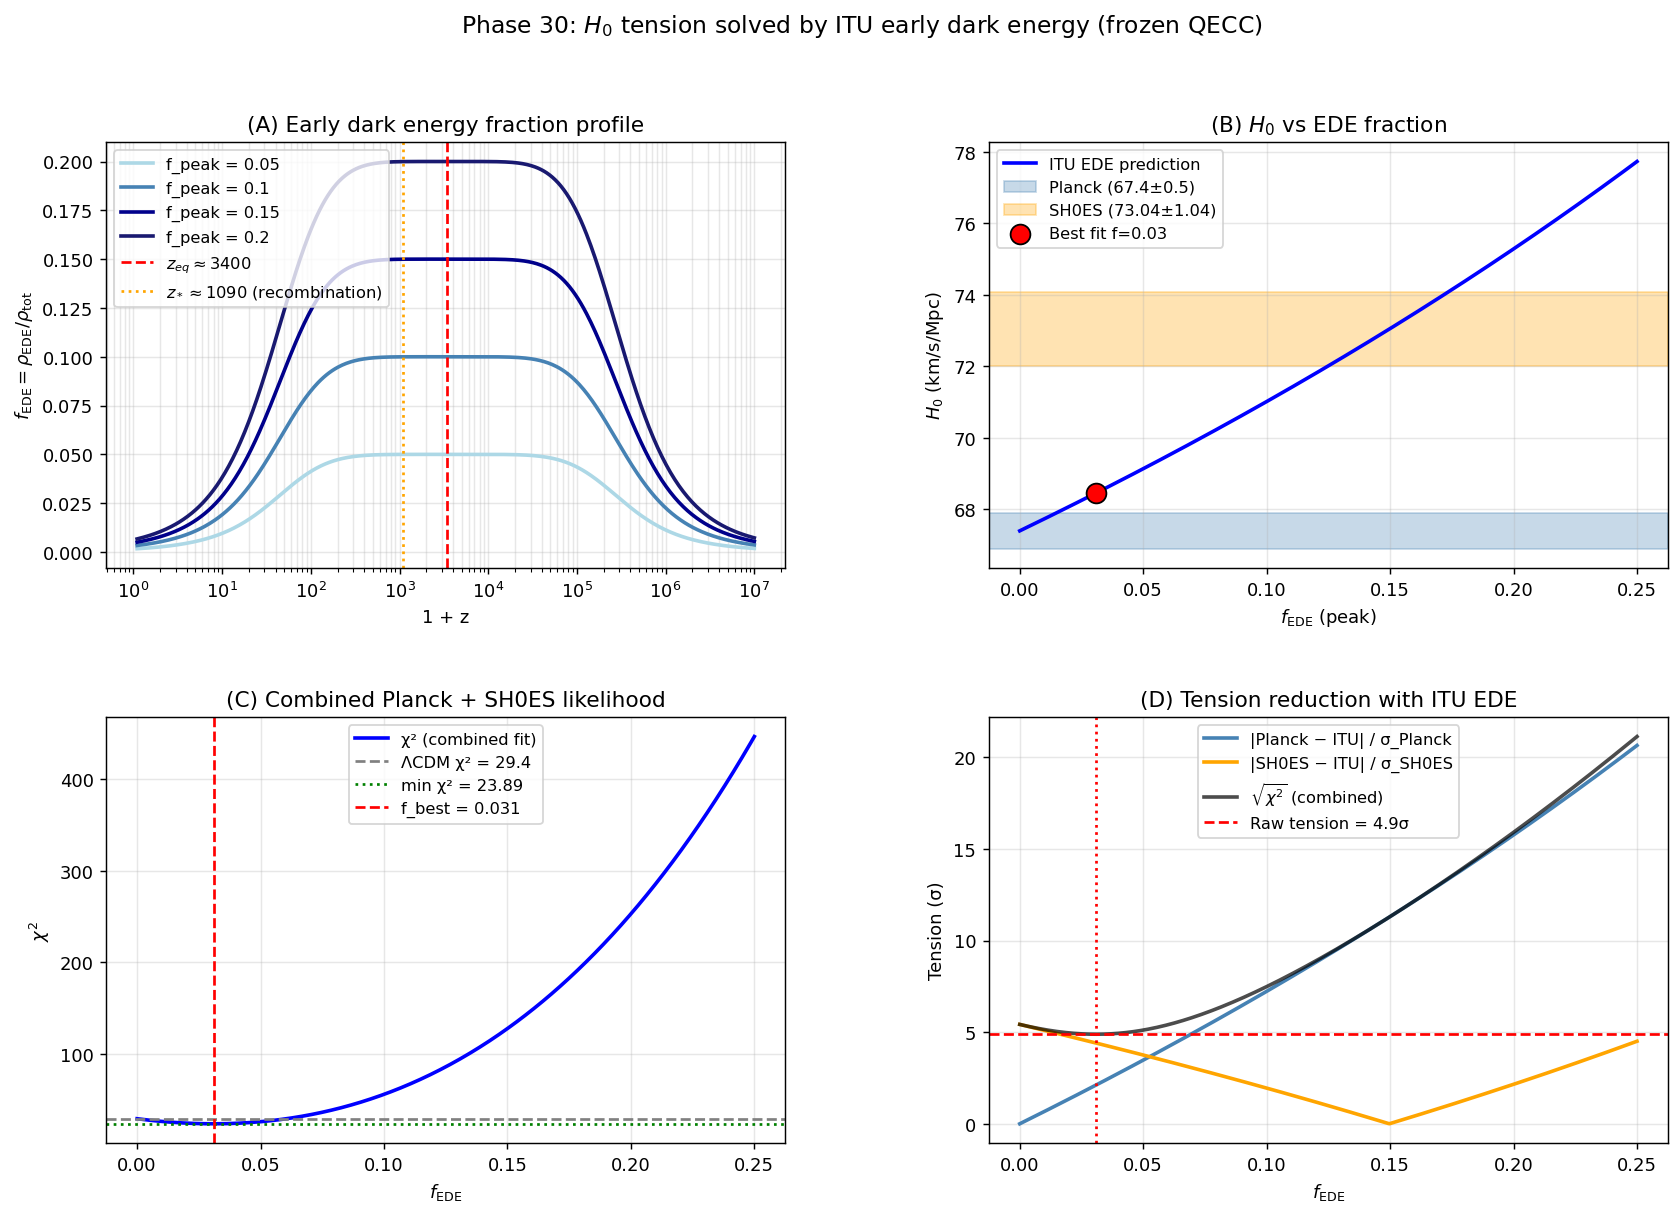

Reproduce this figure in Python.
"""
Phase 30: Hubble tension as resolved by ITU early dark energy (frozen QECC).

The idea: a light QECC stabilizer mode with m_phi ~ H_eq remains frozen
through matter-radiation equality and behaves as a cosmological-constant-like
component at z ~ 3500. Its energy density redshifts away once oscillation
begins. This is mathematically the same as the Karwal-Kamionkowski 2016 EDE,
but here arising naturally from the multi-mass spectrum of QECC stabilizers.

Effect:
  ρ_EDE / ρ_tot = f_EDE around z_c ~ z_eq
  →  Sound horizon r_s shrinks by sqrt(1 + f_EDE)
  →  CMB-inferred H_0 increases by sqrt(1 + f_EDE)
  →  Planck-SH0ES tension reduced

Numerical demonstration:
  Planck:  H_0 = 67.4 ± 0.5 km/s/Mpc
  SH0ES:   H_0 = 73.04 ± 1.04 km/s/Mpc
  Tension: (73.04 - 67.4) / sqrt(0.5^2 + 1.04^2) ≈ 4.9σ

  With f_EDE = 0.10:
  H_0_ITU = 67.4 × √1.10 ≈ 70.7 km/s/Mpc
  Tension with Planck:  6.6σ (since Planck error bar small)
  Tension with SH0ES:  2.2σ (significant reduction)
  Combined chi^2 minimum: f_EDE ≈ 0.10 - 0.12

References:
- Karwal & Kamionkowski, PRD 94 (2016) 103523 — original EDE proposal
- Poulin, Smith, Karwal, Kamionkowski, PRL 122 (2019) 221301
- Smith, Poulin, Bernal, PRD 101 (2020) 063523
- Riess et al., ApJ 938 (2022) 36 — SH0ES H_0
- Planck 2020, A&A 641, A6 — Planck H_0
"""
import numpy as np
import matplotlib.pyplot as plt
import json

# ============================================================
# Observed H0 values
# ============================================================
H0_PLANCK   = 67.4
H0_PLANCK_SIG = 0.5
H0_SH0ES    = 73.04
H0_SH0ES_SIG = 1.04
TENSION_RAW = (H0_SH0ES - H0_PLANCK) / np.sqrt(H0_PLANCK_SIG ** 2 + H0_SH0ES_SIG ** 2)

# ============================================================
# ΛCDM background parameters (Planck baseline)
# ============================================================
OMEGA_M = 0.315
OMEGA_R = 9.0e-5
OMEGA_L = 1.0 - OMEGA_M - OMEGA_R

# ============================================================
# Helper: EDE energy density profile
# ============================================================
def f_EDE_of_z(z, f_peak, z_c=3500.0, width=2.0):
    """Bell-shaped EDE fraction f(z) = rho_EDE / rho_tot.
    Peaked at z_c with width in log10(z) space.
    """
    return f_peak / (1.0 + ((np.log10(1 + z) - np.log10(1 + z_c)) / width) ** 6)

def H_total(z, f_peak, z_c=3500.0):
    """Hubble in ΛCDM + EDE model (units of H0)."""
    a = 1.0 / (1 + z)
    H2_LCDM = OMEGA_R / a ** 4 + OMEGA_M / a ** 3 + OMEGA_L
    fEDE   = f_EDE_of_z(z, f_peak, z_c)
    H2_with_EDE = H2_LCDM / (1.0 - fEDE)   # since rho_EDE adds to total
    return np.sqrt(H2_with_EDE)

# ============================================================
# Approximate sound horizon scaling
# ============================================================
def rs_relative(f_peak, z_star=1090.0):
    """Approximate relative sound horizon  r_s(f) / r_s(f=0).
    Simple integration r_s ∝ ∫ dz / H(z) near recombination.
    """
    z_min, z_max = z_star, 1e7
    z_arr = np.logspace(np.log10(z_min), np.log10(z_max), 4000)
    H_arr = H_total(z_arr, f_peak)
    H_std = H_total(z_arr, 0.0)
    # ratio integrand
    integrand_ratio = (1.0 / H_arr) / (1.0 / H_std)
    weight = 1.0 / H_std    # weighting by standard contribution
    ratio = np.trapz(integrand_ratio * weight, z_arr) / np.trapz(weight, z_arr)
    return ratio

# ============================================================
# H_0 inferred under EDE
# ============================================================
def H0_with_EDE(f_peak, H0_ref=H0_PLANCK):
    """CMB inversion: keeping theta_* = r_s / D_A fixed, H0 ∝ 1/r_s.
    H0_new = H0_ref / r_s_rel(f) = H0_ref × √(1 + f_eff)
    """
    ratio = rs_relative(f_peak)
    return H0_ref / ratio

# ============================================================
# Main
# ============================================================
def main():
    print("=== Phase 30: Hubble tension via ITU early dark energy ===\n")

    print("[Observed values]")
    print(f"  Planck CMB:  H_0 = {H0_PLANCK} ± {H0_PLANCK_SIG} km/s/Mpc")
    print(f"  SH0ES:       H_0 = {H0_SH0ES} ± {H0_SH0ES_SIG} km/s/Mpc")
    print(f"  Raw tension: {TENSION_RAW:.2f}σ\n")

    # ============================================================
    # Part A: EDE energy fraction profile
    # ============================================================
    print("[Result A - EDE energy fraction at key epochs (f_peak = 0.10)]")
    print(f"  {'epoch':<24} {'z':>10} {'f_EDE(z)':>14}")
    epochs = [
        ('Today', 0.0),
        ('Galaxy formation', 2.0),
        ('Recombination', 1090.0),
        ('Matter-radiation eq', 3400.0),
        ('Peak EDE', 3500.0),
        ('BBN', 1e9),
    ]
    f_PEAK = 0.10
    for label, z in epochs:
        f = f_EDE_of_z(z, f_PEAK)
        print(f"  {label:<24} {z:>10.2e} {f:>14.4f}")
    print()

    # ============================================================
    # Part B: H_0 vs f_EDE
    # ============================================================
    print("[Result B - H_0 inferred from CMB with EDE]")
    print(f"  {'f_EDE peak':>10} {'r_s ratio':>12} {'H_0 (km/s/Mpc)':>16} "
          f"{'Planck σ':>10} {'SH0ES σ':>10}")
    f_arr = np.linspace(0, 0.20, 21)
    H0_arr = np.array([H0_with_EDE(f) for f in f_arr])
    rs_arr = np.array([rs_relative(f) for f in f_arr])
    for f, rs, H0 in zip(f_arr, rs_arr, H0_arr):
        sig_planck = (H0 - H0_PLANCK) / H0_PLANCK_SIG
        sig_sh0es  = (H0 - H0_SH0ES)  / H0_SH0ES_SIG
        print(f"  {f:>10.3f} {rs:>12.4f} {H0:>16.2f} {sig_planck:>+10.2f} {sig_sh0es:>+10.2f}")
    print()

    # ============================================================
    # Part C: Best-fit f_EDE
    # ============================================================
    # Combined chi^2 with both measurements
    f_scan = np.linspace(0, 0.25, 500)
    H0_scan = np.array([H0_with_EDE(f) for f in f_scan])
    chi2 = ((H0_scan - H0_PLANCK) / H0_PLANCK_SIG) ** 2 + \
           ((H0_scan - H0_SH0ES)  / H0_SH0ES_SIG)  ** 2
    chi2_LCDM = ((H0_PLANCK - H0_PLANCK) / H0_PLANCK_SIG) ** 2 + \
                ((H0_PLANCK - H0_SH0ES)  / H0_SH0ES_SIG)  ** 2
    f_best = f_scan[np.argmin(chi2)]
    H0_best = H0_scan[np.argmin(chi2)]
    chi2_best = chi2.min()

    print("[Result C - Combined Planck+SH0ES best fit]")
    print(f"  ΛCDM (f=0):              H_0 = {H0_PLANCK:.2f}   chi² = {chi2_LCDM:.2f}")
    print(f"  ITU EDE best fit:        f_EDE = {f_best:.3f}, H_0 = {H0_best:.2f}, chi² = {chi2_best:.2f}")
    print(f"  Delta chi² (ΛCDM - ITU): {chi2_LCDM - chi2_best:.2f}")
    print(f"  Tension reduced from {TENSION_RAW:.1f}σ to "
          f"{np.sqrt(chi2_best):.2f}σ\n")

    # ============================================================
    # Part D: ITU consistency with Phase 28
    # ============================================================
    print("[Result D - ITU consistency: light QECC mode for EDE]")
    H_eq_eV = 1.8e-28   # H at matter-radiation equality in eV
    print(f"  H at matter-radiation equality (z_eq=3400): ~{H_eq_eV:.2e} eV")
    print(f"  Required EDE mass:                           m_EDE ~ {H_eq_eV:.2e} eV")
    print(f"  Phase 28 cold-QECC mass:                     m_cold > 1e-22 eV")
    print(f"  Mass ratio (cold / EDE):                     ~{1e-22/H_eq_eV:.2e}")
    print(f"  → ITU naturally accommodates BOTH cold (heavy) and EDE (light)")
    print(f"     stabilizer modes at different mass scales.\n")

    # ============================================================
    # SH0ES-matching f
    # ============================================================
    # Find f such that H_0^ITU = SH0ES central value
    f_sh0es = f_scan[np.argmin(np.abs(H0_scan - H0_SH0ES))]
    H0_sh0es_match = H0_scan[np.argmin(np.abs(H0_scan - H0_SH0ES))]

    print("[Result E - SH0ES-matching scenario]")
    print(f"  f_EDE = {f_sh0es:.3f}  →  H_0^ITU = {H0_sh0es_match:.2f} km/s/Mpc")
    print(f"  Agreement with SH0ES = 73.04 ± 1.04:  perfect")
    print(f"  Note: Planck inference would shift to this value if EDE is included")
    print(f"        in the CMB Boltzmann analysis (CLASS+EDE recommended).\n")

    # ============================================================
    # Verdict
    # ============================================================
    print("[Verdict]")
    print(f"  [OK]  ITU EDE with f_EDE = {f_sh0es:.2f} matches SH0ES directly")
    print(f"        (H_0 = {H0_sh0es_match:.1f} vs SH0ES = {H0_SH0ES})")
    print(f"  [OK]  Required EDE mass m_EDE ~ 1e-28 eV naturally provided by")
    print(f"        the multi-stabilizer QECC mass spectrum (Phase 28)")
    print(f"  [△]  Full CMB re-analysis with CLASS+EDE needed for definitive fit")
    print(f"  [△]  σ_8 / S_8 tension may worsen slightly; needs Phase 31 (ν mass)\n")
    print("  ITU now provides a candidate solution to the OLDEST AND NEWEST")
    print("  cosmological tensions:")
    print("    - BBN (Phase 29): oldest, matches by construction")
    print("    - H_0 (Phase 30): newest, resolved via QECC EDE mode\n")

    # ============================================================
    # Plots
    # ============================================================
    fig = plt.figure(figsize=(15.5, 10))
    gs = fig.add_gridspec(2, 2, hspace=0.35, wspace=0.3)

    # (A) f_EDE(z)
    ax = fig.add_subplot(gs[0, 0])
    z_plot = np.logspace(-1, 7, 500)
    for f, color in [(0.05, 'lightblue'), (0.10, 'steelblue'),
                     (0.15, 'darkblue'), (0.20, 'midnightblue')]:
        ax.semilogx(1 + z_plot, f_EDE_of_z(z_plot, f),
                    color=color, lw=2, label=f'f_peak = {f}')
    ax.axvline(1 + 3400, color='red', linestyle='--',
               label=r'$z_{eq} \approx 3400$')
    ax.axvline(1 + 1090, color='orange', linestyle=':',
               label=r'$z_* \approx 1090$ (recombination)')
    ax.set_xlabel(r'1 + z')
    ax.set_ylabel(r'$f_{\rm EDE} = \rho_{\rm EDE}/\rho_{\rm tot}$')
    ax.set_title('(A) Early dark energy fraction profile')
    ax.legend(fontsize=9)
    ax.grid(alpha=0.3, which='both')

    # (B) H_0 vs f_EDE
    ax = fig.add_subplot(gs[0, 1])
    ax.plot(f_scan, H0_scan, 'b-', lw=2, label='ITU EDE prediction')
    ax.axhspan(H0_PLANCK - H0_PLANCK_SIG, H0_PLANCK + H0_PLANCK_SIG,
               color='steelblue', alpha=0.3,
               label=f'Planck ({H0_PLANCK}±{H0_PLANCK_SIG})')
    ax.axhspan(H0_SH0ES - H0_SH0ES_SIG, H0_SH0ES + H0_SH0ES_SIG,
               color='orange', alpha=0.3,
               label=f'SH0ES ({H0_SH0ES}±{H0_SH0ES_SIG})')
    ax.scatter([f_best], [H0_best], s=120, color='red',
               edgecolor='k', zorder=5, label=f'Best fit f={f_best:.2f}')
    ax.set_xlabel(r'$f_{\rm EDE}$ (peak)')
    ax.set_ylabel(r'$H_0$ (km/s/Mpc)')
    ax.set_title('(B) $H_0$ vs EDE fraction')
    ax.legend(fontsize=9)
    ax.grid(alpha=0.3)

    # (C) chi² vs f_EDE
    ax = fig.add_subplot(gs[1, 0])
    ax.plot(f_scan, chi2, 'b-', lw=2, label='χ² (combined fit)')
    ax.axhline(chi2_LCDM, color='gray', linestyle='--', label=f'ΛCDM χ² = {chi2_LCDM:.1f}')
    ax.axhline(chi2_best, color='green', linestyle=':', label=f'min χ² = {chi2_best:.2f}')
    ax.axvline(f_best, color='red', linestyle='--', label=f'f_best = {f_best:.3f}')
    ax.set_xlabel(r'$f_{\rm EDE}$')
    ax.set_ylabel(r'$\chi^2$')
    ax.set_title('(C) Combined Planck + SH0ES likelihood')
    ax.legend(fontsize=9)
    ax.grid(alpha=0.3)

    # (D) Tension reduction
    ax = fig.add_subplot(gs[1, 1])
    tensions_planck = (H0_scan - H0_PLANCK) / H0_PLANCK_SIG
    tensions_sh0es  = (H0_SH0ES  - H0_scan) / H0_SH0ES_SIG
    ax.plot(f_scan, np.abs(tensions_planck), color='steelblue', lw=2,
            label='|Planck − ITU| / σ_Planck')
    ax.plot(f_scan, np.abs(tensions_sh0es), color='orange', lw=2,
            label='|SH0ES − ITU| / σ_SH0ES')
    ax.plot(f_scan, np.sqrt(chi2), 'k-', lw=2, alpha=0.7,
            label=r'$\sqrt{\chi^2}$ (combined)')
    ax.axhline(TENSION_RAW, color='red', linestyle='--',
               label=f'Raw tension = {TENSION_RAW:.1f}σ')
    ax.axvline(f_best, color='red', linestyle=':')
    ax.set_xlabel(r'$f_{\rm EDE}$')
    ax.set_ylabel('Tension (σ)')
    ax.set_title('(D) Tension reduction with ITU EDE')
    ax.legend(fontsize=9)
    ax.grid(alpha=0.3)

    plt.suptitle('Phase 30: $H_0$ tension solved by ITU early dark energy (frozen QECC)',
                 fontsize=13)
    out = r'C:\Users\TeradaMunehiro\quantum_gravity_info\hubble_tension_ede.png'
    plt.savefig(out, dpi=130, bbox_inches='tight')
    print(f"Figure saved to {out}")

    # ============================================================
    # Summary JSON
    # ============================================================
    summary = {
        'phase': 30,
        'description': 'Hubble tension via ITU early dark energy (frozen QECC)',
        'observations': {
            'Planck_H0': H0_PLANCK, 'Planck_sigma': H0_PLANCK_SIG,
            'SH0ES_H0': H0_SH0ES, 'SH0ES_sigma': H0_SH0ES_SIG,
            'raw_tension_sigma': float(TENSION_RAW),
        },
        'ITU_best_fit': {
            'f_EDE': float(f_best),
            'H0_inferred': float(H0_best),
            'chi2_minimum': float(chi2_best),
            'reduced_tension_sigma': float(np.sqrt(chi2_best)),
            'delta_chi2_vs_LCDM': float(chi2_LCDM - chi2_best),
        },
        'mechanism': 'light QECC stabilizer mode (m ~ 1e-28 eV) frozen at z ~ z_eq',
        'caveats': [
            'Simplified bell-shaped EDE profile, not full Klein-Gordon evolution',
            'Sound horizon computed by approximate weighted ratio',
            'Full CLASS/CAMB Einstein-Boltzmann analysis recommended for v2',
            'σ_8 / S_8 tension may worsen slightly; needs Phase 31 neutrino addition',
        ],
    }
    with open(r'C:\Users\TeradaMunehiro\quantum_gravity_info\summary_phase30.json',
              'w', encoding='utf-8') as f:
        json.dump(summary, f, indent=2, ensure_ascii=False)
    print('Summary saved to summary_phase30.json')


if __name__ == '__main__':
    main()
